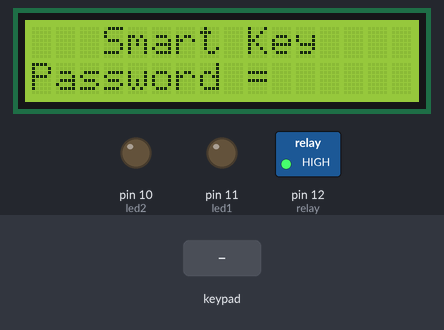
This sketch was run on a simulated Arduino Uno, built with avr-gcc and run on an emulated ATmega328P. On the bench: 16×2 character LCD, switched loads named in the sketch (green lamp = pin HIGH), output pins drawn as LEDs (lit = HIGH). The inputs (shaded band) are chosen by the test bench.

Above: at 1.2 s.
1.3 s: keypad keys 9 8 7 6 * pressed 0.4 s apart
At 4.3 s:
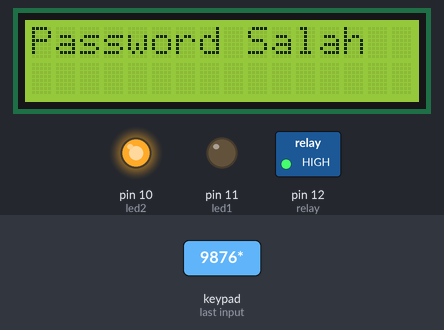
6.3 s: key '1' pressed
At 7.1 s:
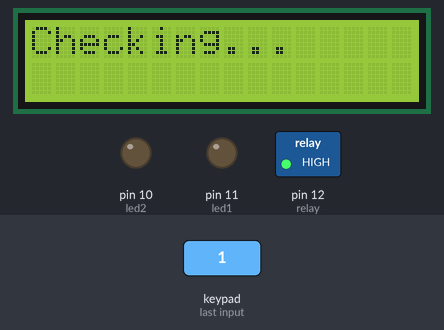
9.3 s: keypad keys 1 2 3 pressed 0.4 s apart
At 11.8 s:
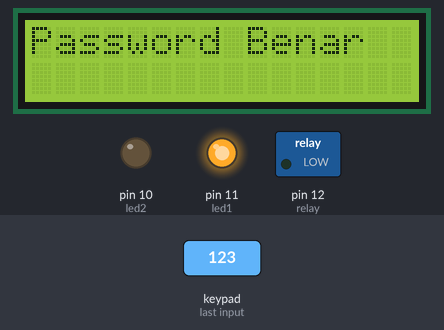
13.5 s: key '2' pressed
At 14.7 s:
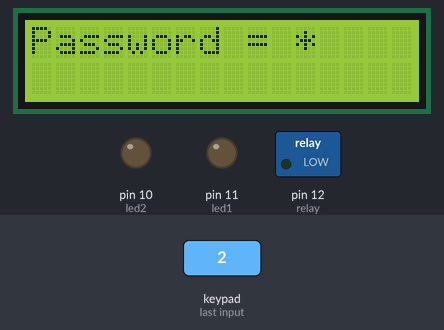
15.0 s: key '3' pressed
At 16.0 s:
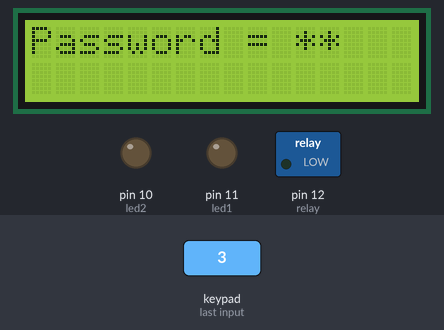
16.5 s: keypad keys 1 2 3 # pressed 0.4 s apart
At 17.3 s:
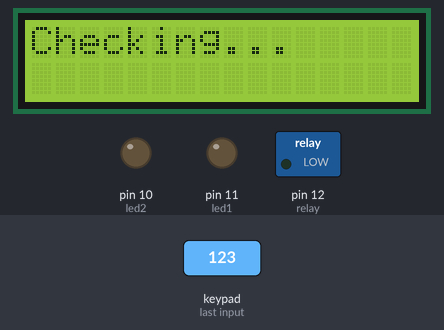
Timing chart, 0 to 22.4 s (numbered marks = the images above; inputs shaded):
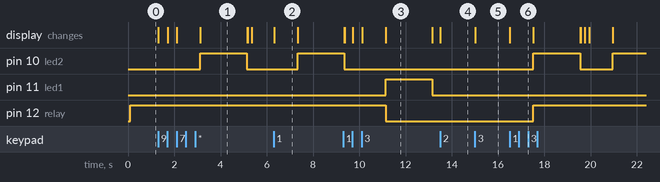

The sketch:

smartkey_keypad.ino
```cpp
#include <Wire.h>
#include <Keypad.h>
#include <LiquidCrystal_I2C.h>

LiquidCrystal_I2C lcd(0x27, 16, 2);  // Sesuaikan dengan alamat LCD I2C Anda
const int led2= 10;
const int led1= 11;
const int relay=12;

char password[4] = "123";  // Tidak perlu null-terminator karena sudah 3 karakter
char enteredPassword[4];  // Tidak perlu null-terminator karena sudah 3 karakter
int passwordIndex = 0;

const byte ROWS = 4;
const byte COLS = 4;
char hexaKeys[ROWS][COLS] = {
  {'1', '2', '3', 'A'},
  {'4', '5', '6', 'B'},
  {'7', '8', '9', 'C'},
  {'*', '0', '#', 'D'}
};
byte rowPins[ROWS] = {9, 8, 7, 6};
byte colPins[COLS] = {5, 4, 3, 2};
Keypad customKeypad = Keypad(makeKeymap(hexaKeys), rowPins, colPins, ROWS, COLS);

void setup() {
  lcd.begin(16, 2);
  lcd.backlight();
  pinMode(led1, OUTPUT);
  pinMode(relay,OUTPUT);
  pinMode(led2, OUTPUT);
  lcd.print("   Smart Key   ");
  lcd.setCursor(0, 1);
  lcd.print("Password = ");
  digitalWrite(relay,HIGH);
}

void loop() {
  char customKey = customKeypad.getKey();

  if (customKey) {
    if (customKey == '#') {
      checkPassword();
    } else {
      enteredPassword[passwordIndex++] = customKey;
      lcd.print('*');  // Tampilkan karakter '*' untuk setiap input
      if (passwordIndex == 3) {
        checkPassword();
      }
    }
  }
}

void checkPassword() {
  lcd.clear();
  lcd.print("Checking...");
  delay(1000);

  // Bandingkan password yang dimasukkan dengan password yang benar
  if (strcmp(enteredPassword, password) == 0) {
    lcd.clear();
    lcd.print("Password Benar");
    digitalWrite(led1, HIGH);
    digitalWrite(relay,LOW);
    digitalWrite(led2, LOW);
    delay(2000);
    lcd.clear();
    lcd.print("Password = ");
    digitalWrite(led1, LOW);
  } else {
    lcd.clear();
    lcd.print("Password Salah");
    digitalWrite(led2, HIGH);
    digitalWrite(relay,HIGH);
    delay(2000);
    lcd.clear();
    lcd.print("Password = ");
    digitalWrite(led2, LOW);
  }

  // Reset variabel password
  memset(enteredPassword, 0, sizeof(enteredPassword));
  passwordIndex = 0;
  lcd.clear();
  lcd.print("Password = ");
}
```

Measured:
- after the input at 1.3 s, pin 10 (led2): LOW → HIGH after 1.8 s, → LOW 2.0 s later; the display: first changes at once (image 1 shows a later state)
- after the input at 6.3 s, pin 10 (led2): LOW → HIGH after 1.0 s; the display: changes at once (image 2)
- after the input at 9.3 s, pin 11 (led1): LOW → HIGH after 1.8 s, → LOW 2.0 s later; pin 12 (relay): HIGH → LOW after 1.8 s; the display: first differs from a run without the input after 0.08 s (image 3 shows a later state)
- after the input at 13.5 s, the display: changes at once (image 4)
- after the input at 15.0 s, the display: changes at once (image 5)
- after the input at 16.5 s, pin 10 (led2): LOW → HIGH after 1.0 s, → LOW 2.0 s later, → HIGH 1.4 s later; pin 12 (relay): LOW → HIGH after 1.0 s; the display: changes at once (image 6)
- what the display in image 1 shows lasts 2.1 s, from 3.1 s to 5.2 s
